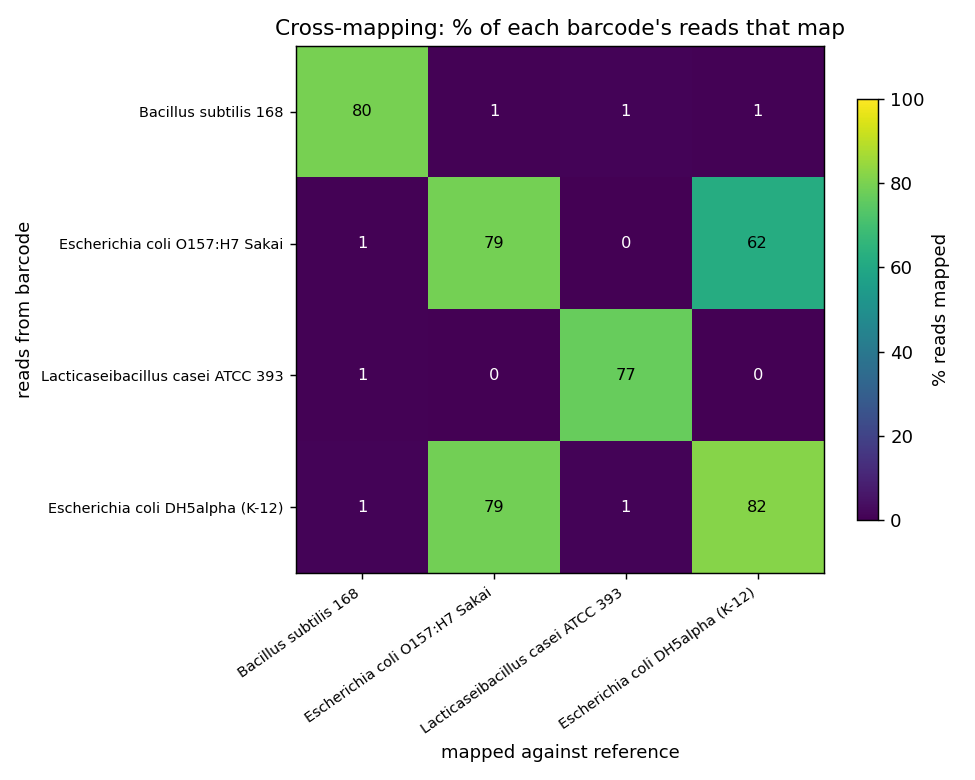

Recreate this plot in Python.
#!/usr/bin/env python3
"""
cross_mapping_matrix.py - map every barcode against every reference genome.

Builds a barcode x reference table of "% of reads that map", which:
  * identifies each barcode (its reads map overwhelmingly to ONE genome -> the diagonal),
  * shows genus specificity (L. casei and B. subtilis map ~only to themselves), and
  * shows that the two E. coli cross-map to BOTH E. coli references (same species) -
    so "% mapped" alone cannot separate strains of one species.

Reads the barcode list + references from samples.tsv. Expects each barcode's reads
at <reads-dir>/<barcode>.fastq (the notebook stages them there after demux).

Usage:
    cross_mapping_matrix.py [--samples samples.tsv] [--reads-dir reads]
                            [--out analysis/cross_mapping_matrix.png] [--threads 8]
"""
import argparse
import csv
import os
import subprocess

import matplotlib
matplotlib.use("Agg")
import matplotlib.pyplot as plt
import numpy as np


def count_reads(fastq):
    out = subprocess.run(["wc", "-l", fastq], capture_output=True, text=True).stdout
    return int(out.split()[0]) // 4


def pct_mapped(fastq, ref, threads):
    """Primary-mapped reads / total reads, as a percentage."""
    mm = subprocess.Popen(
        ["minimap2", "-ax", "map-ont", "--secondary=no", "-t", str(threads), ref, fastq],
        stdout=subprocess.PIPE, stderr=subprocess.DEVNULL)
    # -F 0x904 = drop unmapped(4) + secondary(0x100) + supplementary(0x800) = primary mapped
    n = subprocess.run(["samtools", "view", "-c", "-F", "0x904", "-"],
                       stdin=mm.stdout, capture_output=True, text=True).stdout
    mm.wait()
    total = count_reads(fastq)
    return 100.0 * int(n) / total if total else 0.0


def main():
    ap = argparse.ArgumentParser(description=__doc__,
                                 formatter_class=argparse.RawDescriptionHelpFormatter)
    ap.add_argument("--samples", default="samples.tsv")
    ap.add_argument("--reads-dir", default="reads")
    ap.add_argument("--out", default="analysis/cross_mapping_matrix.png")
    ap.add_argument("--threads", type=int, default=8)
    args = ap.parse_args()

    with open(args.samples) as fh:
        rows = list(csv.DictReader(fh, delimiter="\t"))

    bc_labels = [r["strain"] for r in rows]
    ref_labels = [r["strain"] for r in rows]
    refs = [r["reference"] for r in rows]
    fastqs = [os.path.join(args.reads_dir, r["barcode"] + ".fastq") for r in rows]

    M = np.zeros((len(rows), len(rows)))
    print("mapping each barcode against each reference ...")
    for i, fq in enumerate(fastqs):
        for j, ref in enumerate(refs):
            M[i, j] = pct_mapped(fq, ref, args.threads)
        best = ref_labels[int(M[i].argmax())]
        print(f"  {bc_labels[i]:35s} -> {best}   ({'  '.join(f'{x:4.1f}' for x in M[i])})")

    fig, ax = plt.subplots(figsize=(7.5, 6))
    im = ax.imshow(M, cmap="viridis", vmin=0, vmax=100)
    ax.set_xticks(range(len(ref_labels)))
    ax.set_xticklabels(ref_labels, rotation=35, ha="right", fontsize=8)
    ax.set_yticks(range(len(bc_labels)))
    ax.set_yticklabels(bc_labels, fontsize=8)
    ax.set_xlabel("mapped against reference")
    ax.set_ylabel("reads from barcode")
    ax.set_title("Cross-mapping: % of each barcode's reads that map")
    for i in range(len(rows)):
        for j in range(len(rows)):
            ax.text(j, i, f"{M[i, j]:.0f}", ha="center", va="center",
                    color="white" if M[i, j] < 55 else "black", fontsize=9)
    fig.colorbar(im, label="% reads mapped", shrink=0.8)
    fig.tight_layout()
    fig.savefig(args.out, dpi=130)
    print(f"-> {args.out}")


if __name__ == "__main__":
    main()
